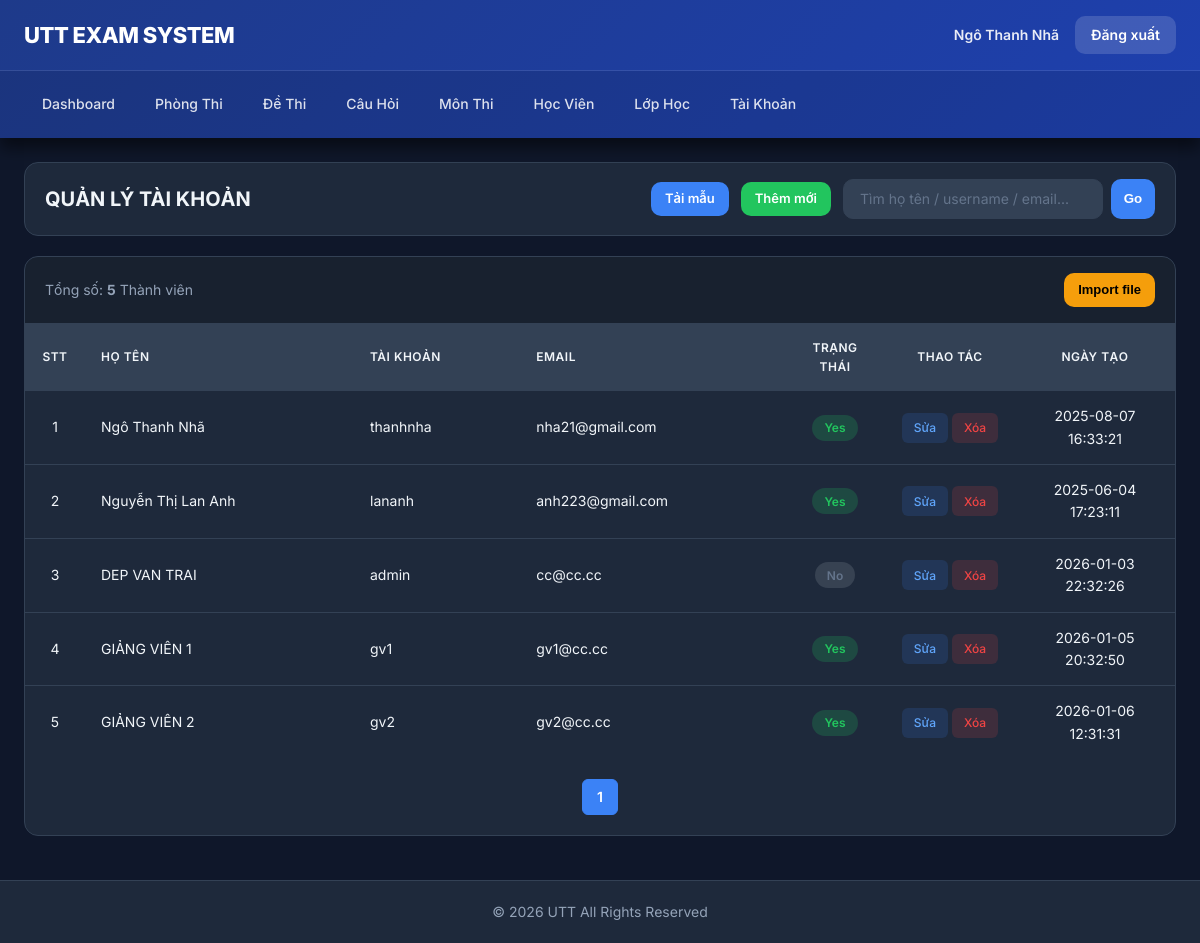
Page /public/index.php?url=TaikhoanController/index (signed in) on the committed database.
### tables this page shows
CREATE TABLE `users` (
  `id` int(11) NOT NULL,
  `hoten` varchar(100) NOT NULL,
  `username` varchar(50) NOT NULL,
  `email` varchar(120) NOT NULL,
  `password_hash` varchar(255) NOT NULL,
  `trangthai` tinyint(4) DEFAULT 1,
  `role` varchar(20) DEFAULT 'admin',
  `lop_id` int(11) DEFAULT NULL,
  `created_at` datetime DEFAULT current_timestamp()
);

### Core/Controller.php (called while the page is built, shortened)
<?php
class Controller{
  public function model($name){
    return new $name;
  }
  public function view($layout,$data=[]){
    require_once __DIR__."/../MVC/Views/$layout.php";
  }
}

### MVC/Controllers/TaikhoanController.php (called while the page is built, shortened)
<?php
class TaikhoanController extends Controller
{
  private function getFlash($k)
  {
    $v = $_SESSION["_flash"][$k] ?? "";
    return $v;
  }
  public function index()
  {
    $q = trim($_GET["q"] ?? "");
    $m = $this->model("User_m");
    $rows = ($q !== "") ? $m->search($q) : $m->getAll();
    $this->view("layout_admin", [
      "page" => "Pages/tk_list",
      "rows" => $rows,
      "q" => $q,
      "msg" => $this->getFlash("msg"),
      "err" => $this->getFlash("err")
    ]);
  }
}

### Core/App.php (called while the page is built, shortened)
<?php
class App {
  public function __construct(){
    $url = $_GET["url"] ?? "AuthController/login";
    $arr = explode("/", trim($url,"/"));
    $action     = $arr[1] ?? "login";
    $params     = array_slice($arr,2);
    $c = new $controller;
    call_user_func_array([$c,$action], $params);
  }
}

### public/index.php (called while the page is built, shortened)
<?php
require_once __DIR__."/../Core/Database.php";
require_once __DIR__."/../Core/Controller.php";
require_once __DIR__."/../Core/App.php";
new App();

### Core/Database.php (called while the page is built, shortened)
<?php
class Database
{
  public function __construct()
  {
    $dsn = "mysql:host=" . DB_HOST . ";port=" . DB_PORT . ";dbname=" . DB_NAME . ";charset=utf8mb4";
    $this->con = new PDO($dsn, DB_USER, DB_PASS, [
      PDO::ATTR_ERRMODE => PDO::ERRMODE_EXCEPTION,
      PDO::ATTR_DEFAULT_FETCH_MODE => PDO::FETCH_ASSOC
    ]);
  }
}

### MVC/Models/User_m.php (called while the page is built, shortened)
<?php
class User_m extends Database {
  public function getAll(){
    return $this->con->query("SELECT id,hoten,username,email,trangthai,role,created_at FROM users ORDER BY id")->fetchAll();
  }
}

### MVC/Views/Pages/tk_list.php (the view, shortened to what this page needs)
<?php
$rows = $data["rows"] ?? [];
$q = $data["q"] ?? "";
?>
<div class="page-head compact">
  <div class="page-title">QUẢN LÝ TÀI KHOẢN</div>
  <div class="page-actions">
    <a class="btn btn-primary btn-sm" href="<?= BASE_URL ?>/index.php?url=TaikhoanController/template">Tải mẫu</a>
    <a class="btn btn-success btn-sm" href="<?= BASE_URL ?>/index.php?url=TaikhoanController/create">Thêm mới</a>
    <form class="search-form" method="get" action="<?= BASE_URL ?>/index.php">
      <input name="q" value="<?= htmlspecialchars($q ?? '') ?>" placeholder="Tìm họ tên / username / email...">
      <button type="submit" class="btn-search">Go</button>
    </form>
  </div>
</div>
<div class="box">
  <div class="box-sub">
    <div>Tổng số: <b><?= count($rows) ?></b> Thành viên</div>
    <button class="btn btn-warning btn-sm" type="button" onclick="openModal()">Import file</button>
  </div>
  <table class="tbl">
    <thead>
      <tr>
        <th style="width:60px;text-align:center">STT</th>
        <th>Họ tên</th>
        <th>Tài khoản</th>
        <th>Email</th>
        <th style="width:100px;text-align:center">Trạng thái</th>
        <th style="width:130px;text-align:center">Thao tác</th>
        <th style="width:160px;text-align:center">Ngày tạo</th>
      </tr>
    </thead>
    <tbody>
      <?php foreach ($rows as $i => $r): ?>
        <tr>
          <td style="text-align:center"><?= $i + 1 ?></td>
          <td><?= htmlspecialchars($r["hoten"]) ?></td>
          <td><?= htmlspecialchars($r["username"]) ?></td>
          <td><?= htmlspecialchars($r["email"]) ?></td>
          <td style="text-align:center">
            <span
              class="pill <?= ((int) $r["trangthai"] === 1 ? 'yes' : 'no') ?>"><?= ((int) $r["trangthai"] === 1 ? 'Yes' : 'No') ?></span>
          </td>
          <td style="text-align:center">
            <a class="action-btn edit" href="<?= BASE_URL ?>/index.php?url=TaikhoanController/edit/<?= $r["id"] ?>">Sửa</a>
            <a class="action-btn delete" onclick="return confirm('Xóa tài khoản này?')"
              href="<?= BASE_URL ?>/index.php?url=TaikhoanController/delete/<?= $r["id"] ?>">Xóa</a>
          </td>
          <td style="text-align:center"><?= htmlspecialchars($r["created_at"]) ?></td>
        </tr>
      <?php endforeach; ?>
    </tbody>
  </table>
  <div class="pager"><a class="page active" href="#">1</a></div>
</div>

### MVC/Views/layout_admin.php (shortened to what this page needs)
<?php
$u = $_SESSION["user"] ?? ["hoten" => "Khách"];
$page = $data["page"] ?? "";
?>
<!doctype html>
<html lang="vi">
<head>
  <link rel="stylesheet" href="<?= BASE_URL ?>/assets/style.css?v=3">
</head>
<body>
  <header class="site-header">
    <div class="header-top">
      <div class="header-logo">UTT EXAM SYSTEM</div>
      <div class="header-user">
        <span class="header-user-name"><?= htmlspecialchars($u["hoten"]) ?></span>
        <a href="<?= BASE_URL ?>/index.php?url=AuthController/logout" class="header-logout">Đăng xuất</a>
      </div>
    </div>
    <nav class="header-nav">
      <a href="<?= BASE_URL ?>/index.php?url=DashboardController/index" class="nav-link">Dashboard</a>
      <a href="<?= BASE_URL ?>/index.php?url=PhongthiController/index" class="nav-link">Phòng Thi</a>
      <a href="<?= BASE_URL ?>/index.php?url=DethiController/index" class="nav-link">Đề Thi</a>
      <a href="<?= BASE_URL ?>/index.php?url=CauhoiController/index" class="nav-link">Câu Hỏi</a>
      <a href="<?= BASE_URL ?>/index.php?url=MonthiController/index" class="nav-link">Môn Thi</a>
      <a href="<?= BASE_URL ?>/index.php?url=HocvienAdminController/index" class="nav-link">Học Viên</a>
      <a href="<?= BASE_URL ?>/index.php?url=LophocController/index" class="nav-link">Lớp Học</a>
      <a href="<?= BASE_URL ?>/index.php?url=TaikhoanController/index" class="nav-link">Tài Khoản</a>
    </nav>
  </header>
  <main class="page-wrap">
    <?php require_once __DIR__ . "/" . $page . ".php"; ?>
  </main>
  <footer class="site-footer">
    © 2026 UTT All Rights Reserved
  </footer>
</body>
</html>

### rows in the picture
users: hoten "Ngô Thanh Nhã", username "thanhnha", email "nha21@gmail.com", trangthai "Yes", created_at "2025-08-07 16:33:21"
users: hoten "Nguyễn Thị Lan Anh", username "lananh", email "anh223@gmail.com", trangthai "Yes", created_at "2025-06-04 17:23:11"
users: hoten "DEP VAN TRAI", username "admin", email "cc@cc.cc", trangthai "No", created_at "2026-01-03 22:32:26"
users: hoten "GIẢNG VIÊN 1", username "gv1", email "gv1@cc.cc", trangthai "Yes", created_at "2026-01-05 20:32:50"
users: hoten "GIẢNG VIÊN 2", username "gv2", email "gv2@cc.cc", trangthai "Yes", created_at "2026-01-06 12:31:31"

### other values in the picture
count($rows) "5"
